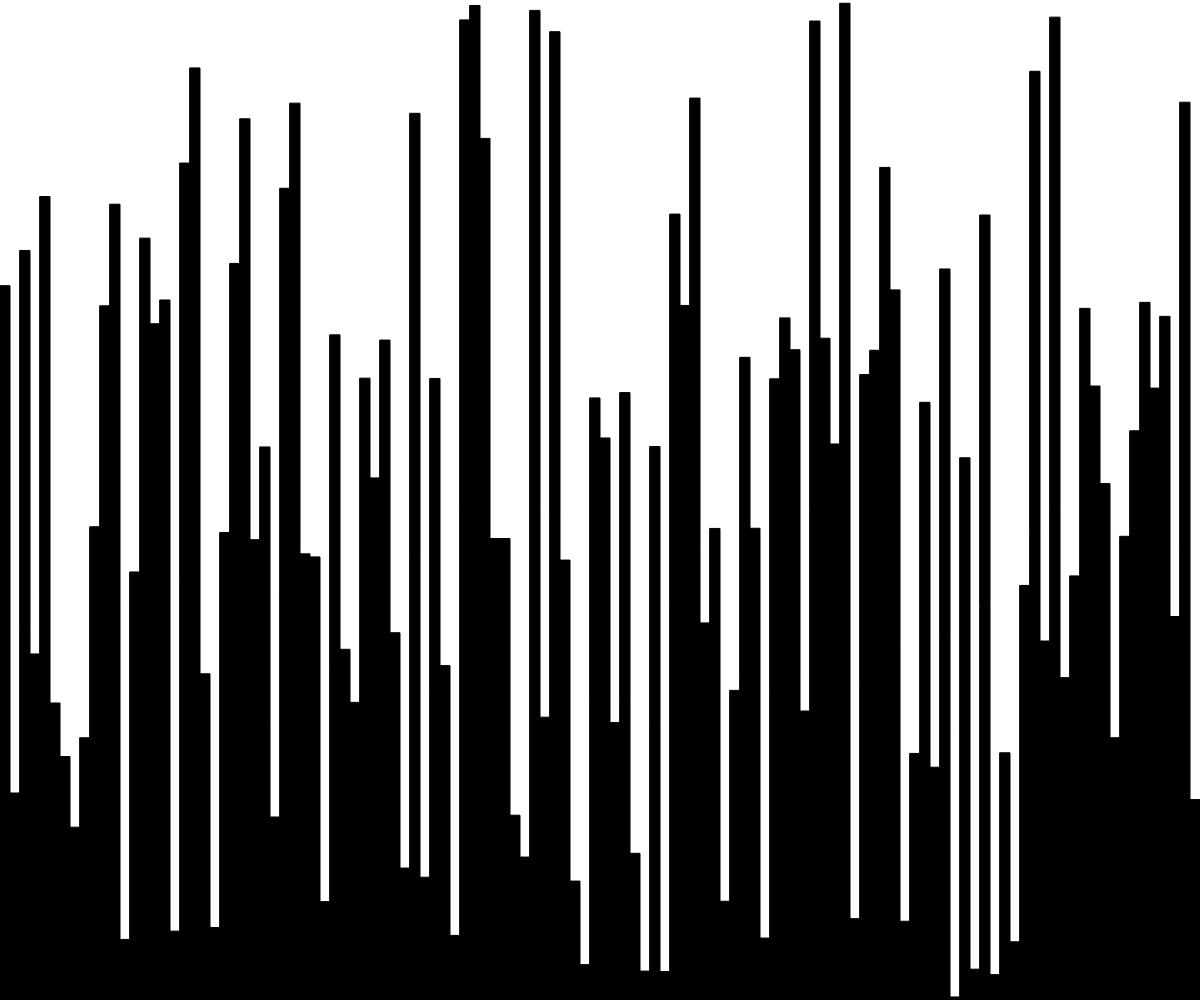
Frame 1 (no input)
Frame 60 (no input): identical to frame 1, image omitted
Frame 120 (the mouse pressed at the canvas centre since frame 60): identical to frame 1, image omitted

The p5.js sketch that drew this single still picture (run headless with seeded random() and noise() and a simulated clock; from frame 60 on, the mouse is pressed at the canvas centre):

// p5.js sketch
// ── sketch.js
// Perlin Terrain Starter

let rectWidth = 10;  //segment width

function setup() {
  createCanvas(windowWidth, windowHeight);
  rectMode(CORNERS);
  background(255);
  regularRandomTerrain();
}

function draw() {
  
}

function regularRandomTerrain(){
  //using random() generate a series rectangles (rectWidth wide)
  //of varying heights
  fill(0);
  for (let x = 0; x < width; x += rectWidth){
    let sectionHeight = random(0, height);
    rect(x, height, x + rectWidth, height - sectionHeight);
  }

}
